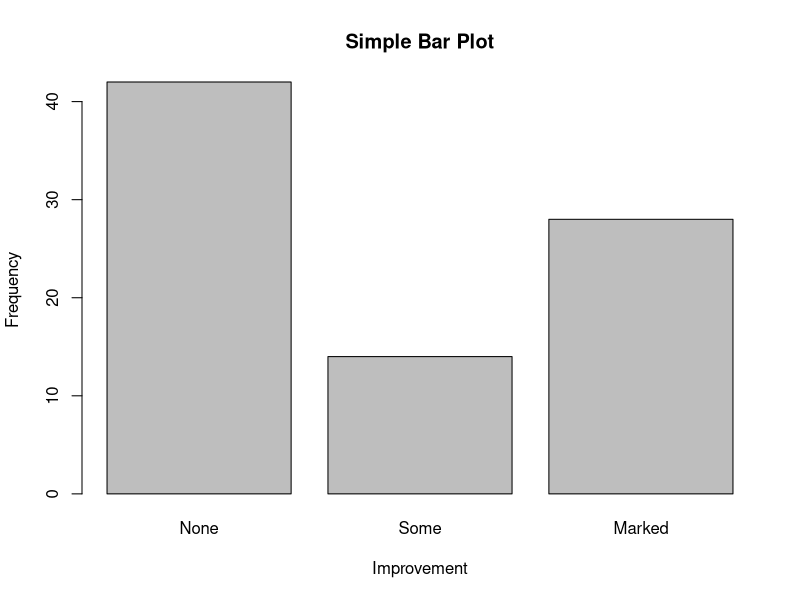
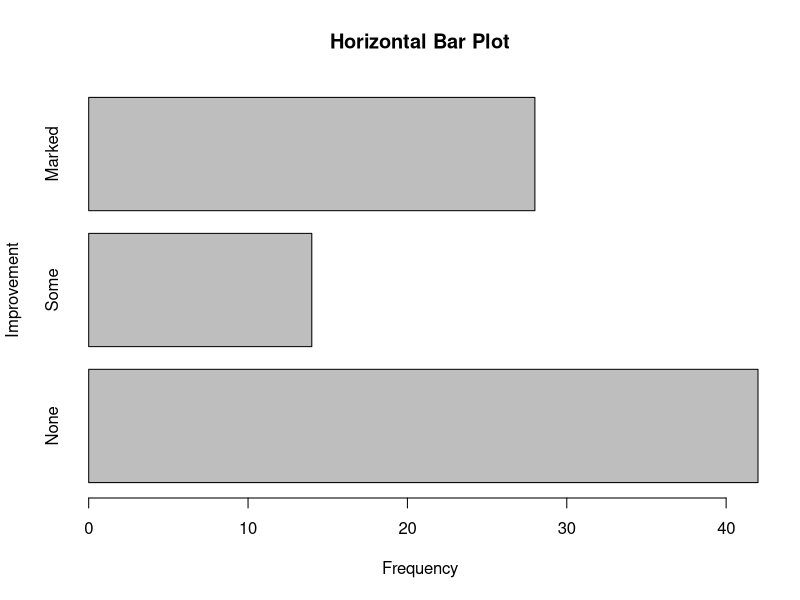

Recreate these plots in R, in order.
library(vcd)
counts <- table(Arthritis$Improved)
counts

barplot(
    counts, main = "Simple Bar Plot", 
    xlab = "Improvement", ylab = "Frequency"
)
barplot(
    counts, main = "Horizontal Bar Plot",
    xlab = "Frequency", ylab = "Improvement",
    horiz = TRUE
)
